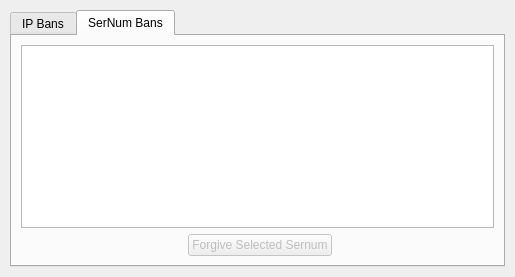
<?xml version="1.0" encoding="UTF-8"?>
<ui version="4.0">
 <class>BanDialog</class>
 <widget class="QDialog" name="BanDialog">
  <property name="geometry">
   <rect>
    <x>0</x>
    <y>0</y>
    <width>515</width>
    <height>277</height>
   </rect>
  </property>
  <property name="windowTitle">
   <string>Ban Information:</string>
  </property>
  <layout class="QGridLayout" name="gridLayout">
   <property name="leftMargin">
    <number>10</number>
   </property>
   <property name="topMargin">
    <number>10</number>
   </property>
   <property name="rightMargin">
    <number>10</number>
   </property>
   <property name="bottomMargin">
    <number>10</number>
   </property>
   <property name="spacing">
    <number>5</number>
   </property>
   <item row="0" column="0">
    <widget class="QTabWidget" name="tabWidget">
     <property name="currentIndex">
      <number>1</number>
     </property>
     <widget class="QWidget" name="tab">
      <attribute name="title">
       <string>IP Bans</string>
      </attribute>
      <layout class="QGridLayout" name="gridLayout_2">
       <item row="0" column="0" colspan="4">
        <widget class="QTableView" name="banTable">
         <property name="sizePolicy">
          <sizepolicy hsizetype="Expanding" vsizetype="Expanding">
           <horstretch>0</horstretch>
           <verstretch>0</verstretch>
          </sizepolicy>
         </property>
         <property name="editTriggers">
          <set>QAbstractItemView::NoEditTriggers</set>
         </property>
         <property name="alternatingRowColors">
          <bool>true</bool>
         </property>
         <property name="selectionMode">
          <enum>QAbstractItemView::SingleSelection</enum>
         </property>
         <property name="selectionBehavior">
          <enum>QAbstractItemView::SelectRows</enum>
         </property>
         <property name="verticalScrollMode">
          <enum>QAbstractItemView::ScrollPerPixel</enum>
         </property>
         <property name="horizontalScrollMode">
          <enum>QAbstractItemView::ScrollPerPixel</enum>
         </property>
         <property name="sortingEnabled">
          <bool>true</bool>
         </property>
         <property name="cornerButtonEnabled">
          <bool>false</bool>
         </property>
         <attribute name="horizontalHeaderDefaultSectionSize">
          <number>100</number>
         </attribute>
         <attribute name="horizontalHeaderMinimumSectionSize">
          <number>50</number>
         </attribute>
         <attribute name="horizontalHeaderStretchLastSection">
          <bool>true</bool>
         </attribute>
         <attribute name="verticalHeaderVisible">
          <bool>false</bool>
         </attribute>
         <attribute name="verticalHeaderDefaultSectionSize">
          <number>20</number>
         </attribute>
         <attribute name="verticalHeaderMinimumSectionSize">
          <number>20</number>
         </attribute>
        </widget>
       </item>
       <item row="1" column="0">
        <widget class="QLabel" name="label">
         <property name="sizePolicy">
          <sizepolicy hsizetype="Fixed" vsizetype="Fixed">
           <horstretch>0</horstretch>
           <verstretch>0</verstretch>
          </sizepolicy>
         </property>
         <property name="text">
          <string>IP:</string>
         </property>
        </widget>
       </item>
       <item row="1" column="1">
        <widget class="QLineEdit" name="banIP">
         <property name="sizePolicy">
          <sizepolicy hsizetype="Preferred" vsizetype="Fixed">
           <horstretch>0</horstretch>
           <verstretch>0</verstretch>
          </sizepolicy>
         </property>
         <property name="text">
          <string>127.0.0.1</string>
         </property>
        </widget>
       </item>
       <item row="1" column="2">
        <widget class="QLabel" name="label_2">
         <property name="sizePolicy">
          <sizepolicy hsizetype="Fixed" vsizetype="Fixed">
           <horstretch>0</horstretch>
           <verstretch>0</verstretch>
          </sizepolicy>
         </property>
         <property name="text">
          <string>Reason:</string>
         </property>
        </widget>
       </item>
       <item row="1" column="3">
        <widget class="QLineEdit" name="banReason">
         <property name="sizePolicy">
          <sizepolicy hsizetype="Preferred" vsizetype="Fixed">
           <horstretch>0</horstretch>
           <verstretch>0</verstretch>
          </sizepolicy>
         </property>
        </widget>
       </item>
       <item row="2" column="0" colspan="2">
        <widget class="QPushButton" name="removeIPBan">
         <property name="sizePolicy">
          <sizepolicy hsizetype="Preferred" vsizetype="Fixed">
           <horstretch>0</horstretch>
           <verstretch>0</verstretch>
          </sizepolicy>
         </property>
         <property name="text">
          <string>Remove IP From List</string>
         </property>
         <property name="autoDefault">
          <bool>false</bool>
         </property>
        </widget>
       </item>
       <item row="2" column="2" colspan="2">
        <widget class="QPushButton" name="addIPBan">
         <property name="sizePolicy">
          <sizepolicy hsizetype="Preferred" vsizetype="Fixed">
           <horstretch>0</horstretch>
           <verstretch>0</verstretch>
          </sizepolicy>
         </property>
         <property name="text">
          <string>Add IP to List</string>
         </property>
         <property name="autoDefault">
          <bool>false</bool>
         </property>
        </widget>
       </item>
      </layout>
     </widget>
     <widget class="QWidget" name="tab_2">
      <attribute name="title">
       <string>SerNum Bans</string>
      </attribute>
      <layout class="QGridLayout" name="gridLayout_4">
       <item row="0" column="0" colspan="4">
        <widget class="QTableView" name="sernumTable">
         <property name="editTriggers">
          <set>QAbstractItemView::NoEditTriggers</set>
         </property>
         <property name="selectionMode">
          <enum>QAbstractItemView::SingleSelection</enum>
         </property>
         <property name="selectionBehavior">
          <enum>QAbstractItemView::SelectRows</enum>
         </property>
         <property name="verticalScrollMode">
          <enum>QAbstractItemView::ScrollPerPixel</enum>
         </property>
         <property name="horizontalScrollMode">
          <enum>QAbstractItemView::ScrollPerPixel</enum>
         </property>
         <property name="sortingEnabled">
          <bool>true</bool>
         </property>
         <attribute name="horizontalHeaderMinimumSectionSize">
          <number>50</number>
         </attribute>
         <attribute name="horizontalHeaderStretchLastSection">
          <bool>true</bool>
         </attribute>
         <attribute name="verticalHeaderVisible">
          <bool>false</bool>
         </attribute>
         <attribute name="verticalHeaderDefaultSectionSize">
          <number>20</number>
         </attribute>
         <attribute name="verticalHeaderMinimumSectionSize">
          <number>20</number>
         </attribute>
        </widget>
       </item>
       <item row="1" column="1">
        <spacer name="horizontalSpacer">
         <property name="orientation">
          <enum>Qt::Horizontal</enum>
         </property>
         <property name="sizeHint" stdset="0">
          <size>
           <width>200</width>
           <height>20</height>
          </size>
         </property>
        </spacer>
       </item>
       <item row="1" column="2">
        <widget class="QPushButton" name="forgiveButton">
         <property name="enabled">
          <bool>false</bool>
         </property>
         <property name="text">
          <string>Forgive Selected Sernum</string>
         </property>
         <property name="autoDefault">
          <bool>false</bool>
         </property>
        </widget>
       </item>
       <item row="1" column="3">
        <spacer name="horizontalSpacer_2">
         <property name="orientation">
          <enum>Qt::Horizontal</enum>
         </property>
         <property name="sizeHint" stdset="0">
          <size>
           <width>200</width>
           <height>20</height>
          </size>
         </property>
        </spacer>
       </item>
      </layout>
     </widget>
    </widget>
   </item>
  </layout>
 </widget>
 <resources/>
 <connections/>
</ui>
